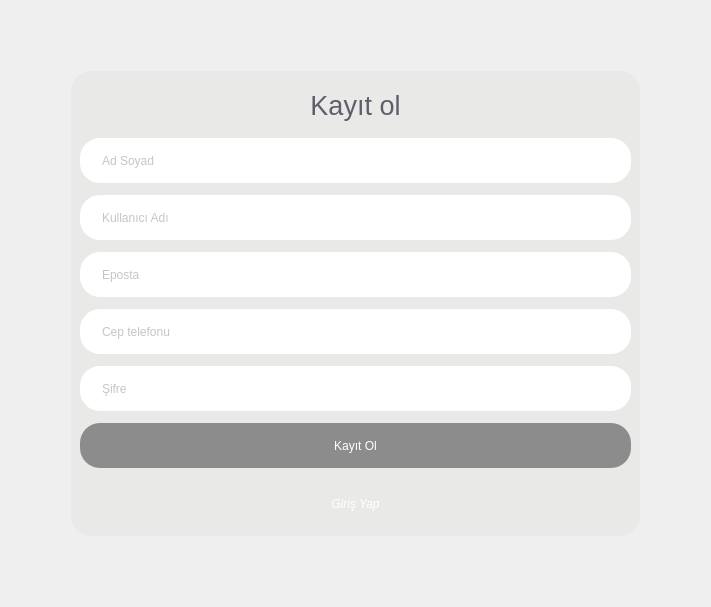
<?xml version="1.0" encoding="UTF-8"?>
<ui version="4.0">
 <class>Form</class>
 <widget class="QWidget" name="Form">
  <property name="geometry">
   <rect>
    <x>0</x>
    <y>0</y>
    <width>711</width>
    <height>607</height>
   </rect>
  </property>
  <property name="windowTitle">
   <string>Form</string>
  </property>
  <property name="styleSheet">
   <string notr="true">QWidget#centralwidget{
	background-color: rgb(39, 44, 54);
}

QFrame#frame{
	margin: 60px;
	border-radius: 20px;
	background-color: rgba(225, 228, 221, 120)
}

QLineEdit{
	min-height: 45px;
	border-radius: 20px;
	background-color: #FFFFFF;
	padding-left: 20px;
	color: rgb(140, 140, 140);
}

QLineEdit:hover{
	border: 2px solid rgb(139, 142, 139);
}

QPushButton#signup_button{
	min-height: 45px;
	border-radius: 20px;
	background-color: rgb(140, 140, 140);
	color: #FFFFFF;
}

QPushButton#signup_button:hover{
	border: 2px solid rgb(255, 255, 255);
}

QCheckBox{
	font-size: 10px;
	color: #FFFFFF;
}

QLabel{
	color: rgb(95, 94, 108);
}

QPushButton#login_button{
	border: 0px;
	color: #FFFFFF;
}

</string>
  </property>
  <layout class="QGridLayout" name="gridLayout">
   <item row="0" column="0">
    <widget class="QFrame" name="frame">
     <property name="styleSheet">
      <string notr="true"/>
     </property>
     <property name="frameShape">
      <enum>QFrame::NoFrame</enum>
     </property>
     <property name="frameShadow">
      <enum>QFrame::Raised</enum>
     </property>
     <layout class="QVBoxLayout" name="verticalLayout">
      <item>
       <widget class="QLabel" name="label_2">
        <property name="maximumSize">
         <size>
          <width>16777215</width>
          <height>40</height>
         </size>
        </property>
        <property name="text">
         <string>&lt;html&gt;&lt;head/&gt;&lt;body&gt;&lt;p&gt;&lt;span style=&quot; font-size:20pt;&quot;&gt;Kayıt ol&lt;/span&gt;&lt;/p&gt;&lt;/body&gt;&lt;/html&gt;</string>
        </property>
        <property name="alignment">
         <set>Qt::AlignCenter</set>
        </property>
       </widget>
      </item>
      <item>
       <widget class="QLineEdit" name="lineEdit">
        <property name="text">
         <string/>
        </property>
        <property name="placeholderText">
         <string>Ad Soyad</string>
        </property>
       </widget>
      </item>
      <item>
       <widget class="QLineEdit" name="lineEdit_5">
        <property name="placeholderText">
         <string>Kullanıcı Adı</string>
        </property>
       </widget>
      </item>
      <item>
       <widget class="QLineEdit" name="lineEdit_4">
        <property name="text">
         <string/>
        </property>
        <property name="placeholderText">
         <string>Eposta</string>
        </property>
       </widget>
      </item>
      <item>
       <widget class="QLineEdit" name="lineEdit_2">
        <property name="text">
         <string/>
        </property>
        <property name="placeholderText">
         <string>Cep telefonu</string>
        </property>
       </widget>
      </item>
      <item>
       <widget class="QLineEdit" name="lineEdit_3">
        <property name="inputMask">
         <string/>
        </property>
        <property name="text">
         <string/>
        </property>
        <property name="echoMode">
         <enum>QLineEdit::Password</enum>
        </property>
        <property name="dragEnabled">
         <bool>false</bool>
        </property>
        <property name="placeholderText">
         <string>Şifre</string>
        </property>
        <property name="clearButtonEnabled">
         <bool>false</bool>
        </property>
       </widget>
      </item>
      <item>
       <widget class="QPushButton" name="signup_button">
        <property name="text">
         <string>Kayıt Ol</string>
        </property>
       </widget>
      </item>
      <item>
       <widget class="QFrame" name="bottom_frame">
        <property name="minimumSize">
         <size>
          <width>0</width>
          <height>35</height>
         </size>
        </property>
        <property name="maximumSize">
         <size>
          <width>16777215</width>
          <height>20</height>
         </size>
        </property>
        <property name="frameShape">
         <enum>QFrame::NoFrame</enum>
        </property>
        <property name="frameShadow">
         <enum>QFrame::Raised</enum>
        </property>
        <layout class="QHBoxLayout" name="horizontalLayout_2">
         <property name="spacing">
          <number>0</number>
         </property>
         <property name="leftMargin">
          <number>0</number>
         </property>
         <property name="topMargin">
          <number>0</number>
         </property>
         <property name="rightMargin">
          <number>0</number>
         </property>
         <property name="bottomMargin">
          <number>0</number>
         </property>
         <item>
          <widget class="QPushButton" name="login_button">
           <property name="font">
            <font>
             <italic>true</italic>
            </font>
           </property>
           <property name="text">
            <string>Giriş Yap</string>
           </property>
          </widget>
         </item>
        </layout>
       </widget>
      </item>
     </layout>
    </widget>
   </item>
  </layout>
 </widget>
 <resources/>
 <connections/>
</ui>
